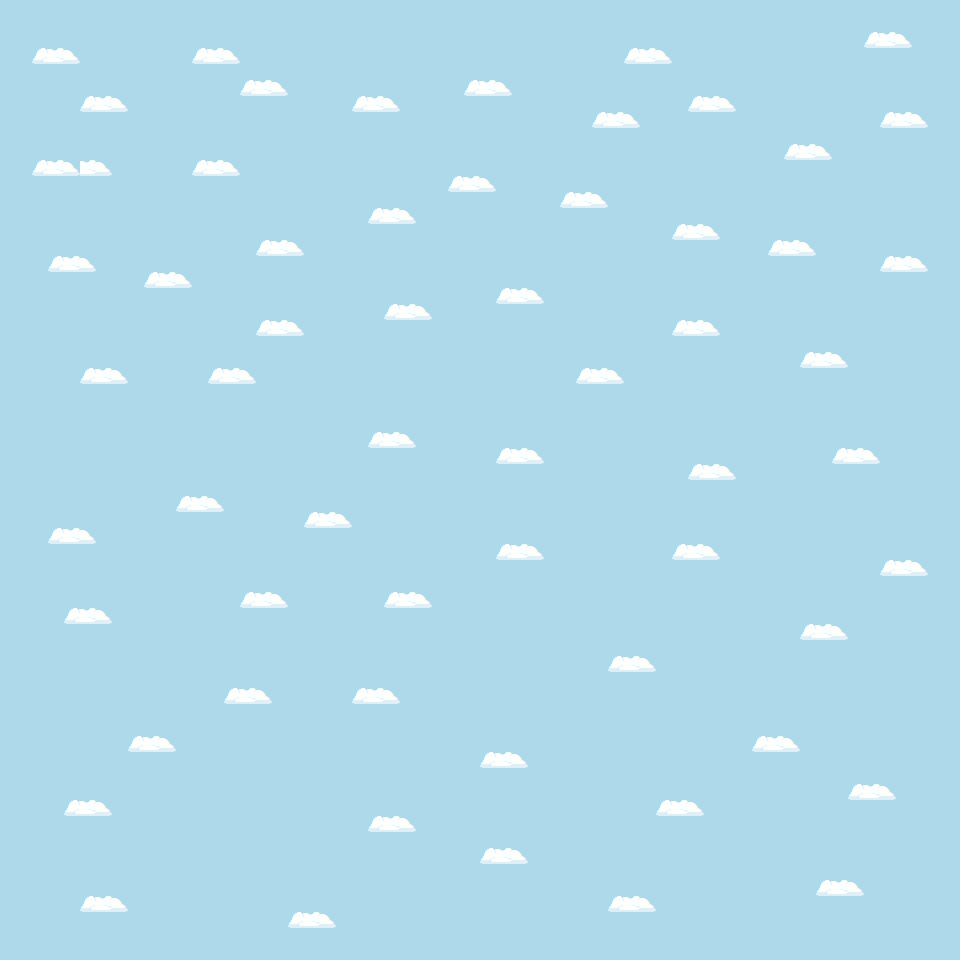

This is a level from a 2D game, rendered from its Tiled map with the project's own tilesets. A one-line summary and the map file follow, with tile-layer data summarised:
An orthogonal 60x60 tile map with 16x16 px tiles, 1 tile layer (Tile Layer 1).

<map version="1.10" tiledversion="1.11.0" orientation="orthogonal" renderorder="right-down" width="60" height="60" tilewidth="16" tileheight="16" infinite="0" nextlayerid="2" nextobjectid="1">
 <tileset firstgid="1" source="pirates.v1.tsx" />
 <layer id="1" name="Tile Layer 1" width="60" height="60">
  <data>[3600 cells, 3600 non-empty, 4 distinct tile ids]</data>
 </layer>
</map>
